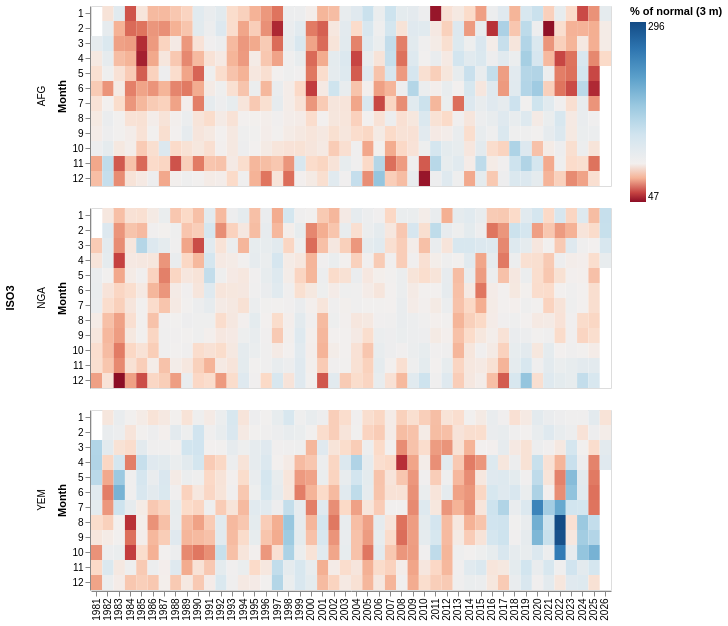

Write notebook code for a chart like this one.
### Markdown cell above
## 2. Drought heatmap — year × month of % normal

Color = `r3q` (3-month rainfall as % of normal), diverging around 100. Red = drought, blue = wet. Faceted by country.

### Code cell
heat = (
    df1.groupby(["ISO3", "year", "month"], observed=True)["r3q"]
       .mean()
       .reset_index()
)

alt.Chart(heat).mark_rect().encode(
    x=alt.X("year:O", title=None),
    y=alt.Y("month:O", title="Month"),
    color=alt.Color(
        "r3q:Q",
        scale=alt.Scale(scheme="redblue", domainMid=100),
        title="% of normal (3 m)",
    ),
    tooltip=["ISO3", "year", "month", alt.Tooltip("r3q:Q", format=".0f")],
).properties(width=520, height=180).facet(row="ISO3:N")

### Figure 1 — Vega-Lite specification as saved in the notebook (floating-point values rounded to 4 significant figures; data arrays with more than 128 entries replaced by an {"elided": "..."} marker saying what was removed)
{"config": {"view": {"continuousWidth": 300, "continuousHeight": 300}}, "data": {"name": "data-8fd2c318ca408b6928a5a1b16a37b34e"}, "facet": {"row": {"field": "ISO3", "type": "nominal"}}, "spec": {"mark": {"type": "rect"}, "encoding": {"color": {"field": "r3q", "scale": {"domainMid": 100, "scheme": "redblue"}, "title": "% of normal (3 m)", "type": "quantitative"}, "tooltip": [{"field": "ISO3", "type": "nominal"}, {"field": "year", "type": "quantitative"}, {"field": "month", "type": "quantitative"}, {"field": "r3q", "format": ".0f", "type": "quantitative"}], "x": {"field": "year", "title": null, "type": "ordinal"}, "y": {"field": "month", "title": "Month", "type": "ordinal"}}, "height": 180, "width": 520}, "$schema": "https://vega.github.io/schema/vega-lite/v6.4.1.json", "datasets": {"data-8fd2c318ca408b6928a5a1b16a37b34e": {"elided": "1632 records"}}}
